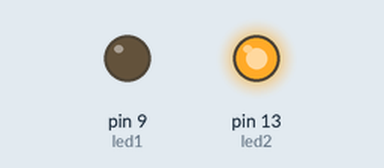
A sketch run on a simulated Arduino Uno, built with avr-gcc and run on an emulated ATmega328P. Parts: output pins drawn as LEDs (lit = HIGH).

Above: at 0.1 s.
Timing chart, 0 to 1.6 s (numbered marks = the images above):
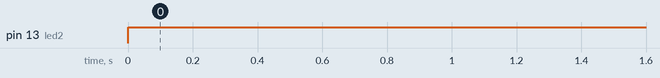

Measured:
- by itself, pin 13 (led2): LOW → HIGH at 0.00 s

The sketch:

exercise_3.ino
```cpp
int led1 = 9;
int led2 = 13;
void setup() {
pinMode(led1,OUTPUT);
pinMode(led2,OUTPUT);

}

void loop() {
digitalWrite(led1,LOW);
digitalWrite(led2,HIGH);
}
```
